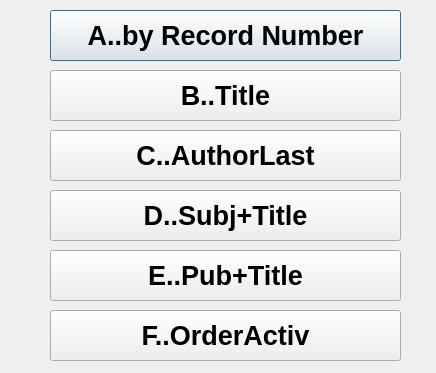
<?xml version="1.0" encoding="UTF-8"?>
<ui version="4.0">
 <class>IndexDialog</class>
 <widget class="QDialog" name="IndexDialog">
  <property name="geometry">
   <rect>
    <x>0</x>
    <y>0</y>
    <width>436</width>
    <height>373</height>
   </rect>
  </property>
  <property name="windowTitle">
   <string>Indexes</string>
  </property>
  <property name="modal">
   <bool>true</bool>
  </property>
  <widget class="QPushButton" name="ByRecordNumberButton">
   <property name="geometry">
    <rect>
     <x>50</x>
     <y>10</y>
     <width>351</width>
     <height>51</height>
    </rect>
   </property>
   <property name="font">
    <font>
     <pointsize>20</pointsize>
     <weight>75</weight>
     <bold>true</bold>
    </font>
   </property>
   <property name="text">
    <string>A..by Record Number</string>
   </property>
  </widget>
  <widget class="QPushButton" name="ByTitleButton">
   <property name="geometry">
    <rect>
     <x>50</x>
     <y>70</y>
     <width>351</width>
     <height>51</height>
    </rect>
   </property>
   <property name="font">
    <font>
     <pointsize>20</pointsize>
     <weight>75</weight>
     <bold>true</bold>
    </font>
   </property>
   <property name="text">
    <string>B..Title</string>
   </property>
  </widget>
  <widget class="QPushButton" name="ByAuthorLastButton">
   <property name="geometry">
    <rect>
     <x>50</x>
     <y>130</y>
     <width>351</width>
     <height>51</height>
    </rect>
   </property>
   <property name="font">
    <font>
     <pointsize>20</pointsize>
     <weight>75</weight>
     <bold>true</bold>
    </font>
   </property>
   <property name="text">
    <string>C..AuthorLast</string>
   </property>
  </widget>
  <widget class="QPushButton" name="BySubjTitleButton">
   <property name="geometry">
    <rect>
     <x>50</x>
     <y>190</y>
     <width>351</width>
     <height>51</height>
    </rect>
   </property>
   <property name="font">
    <font>
     <pointsize>20</pointsize>
     <weight>75</weight>
     <bold>true</bold>
    </font>
   </property>
   <property name="text">
    <string>D..Subj+Title</string>
   </property>
  </widget>
  <widget class="QPushButton" name="ByPubTitleButton">
   <property name="geometry">
    <rect>
     <x>50</x>
     <y>250</y>
     <width>351</width>
     <height>51</height>
    </rect>
   </property>
   <property name="font">
    <font>
     <pointsize>20</pointsize>
     <weight>75</weight>
     <bold>true</bold>
    </font>
   </property>
   <property name="text">
    <string>E..Pub+Title</string>
   </property>
  </widget>
  <widget class="QPushButton" name="ByOrderActivButton">
   <property name="geometry">
    <rect>
     <x>50</x>
     <y>310</y>
     <width>351</width>
     <height>51</height>
    </rect>
   </property>
   <property name="font">
    <font>
     <pointsize>20</pointsize>
     <weight>75</weight>
     <bold>true</bold>
    </font>
   </property>
   <property name="text">
    <string>F..OrderActiv</string>
   </property>
  </widget>
 </widget>
 <resources/>
 <connections/>
</ui>
